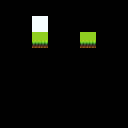

Rendered tile map (Tiled .tmx) drawn with the repository's tilesets; below, a short description and the full map source, tile grids included:
An orthogonal 8x8 tile map with 16x16 px tiles, 3 tile layers (regions, input_island, output_walls).

<map version="1.10" tiledversion="1.10.1" orientation="orthogonal" renderorder="left-up" width="8" height="8" tilewidth="16" tileheight="16" infinite="0" nextlayerid="4" nextobjectid="1">
 <tileset firstgid="1" source="../../tile.tsx" />
 <layer id="1" name="regions" width="8" height="8">
  <data encoding="csv">
0,0,0,0,0,0,0,0,
0,0,56,0,0,0,0,0,
0,0,56,0,0,56,0,0,
0,0,0,0,0,0,0,0,
0,0,0,0,0,0,0,0,
0,0,0,0,0,0,0,0,
0,0,0,0,0,0,0,0,
0,0,0,0,0,0,0,0
</data>
 </layer>
 <layer id="2" name="input_island" width="8" height="8">
  <data encoding="csv">
0,0,0,0,0,0,0,0,
0,0,0,0,0,0,0,0,
0,0,6,0,0,6,0,0,
0,0,0,0,0,0,0,0,
0,0,0,0,0,0,0,0,
0,0,0,0,0,0,0,0,
0,0,0,0,0,0,0,0,
0,0,0,0,0,0,0,0
</data>
 </layer>
 <layer id="3" name="output_walls" width="8" height="8">
  <data encoding="csv">
0,0,0,0,0,0,0,0,
0,0,0,0,0,0,0,0,
0,0,10,0,0,10,0,0,
0,0,0,0,0,0,0,0,
0,0,0,0,0,0,0,0,
0,0,0,0,0,0,0,0,
0,0,0,0,0,0,0,0,
0,0,0,0,0,0,0,0
</data>
 </layer>
</map>
